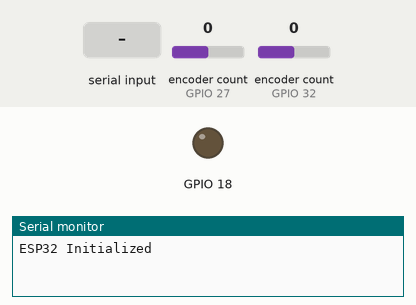
This program was run on a simulated ESP32. Parts: output pins drawn as LEDs (lit = HIGH), the last lines printed to the serial monitor. Inputs (shaded band) come from the test bench; at power-on: encoder count (sensors on GPIO 27, GPIO 32) 0.

Above: at 1.2 s.
1.3 s: "t" received over Serial
At 1.45 s:
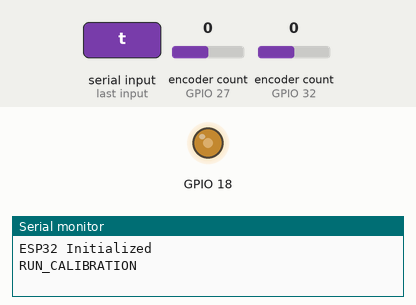
At 6.7 s:
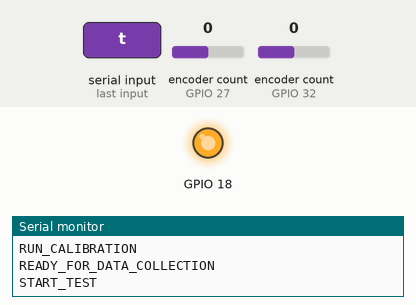
Timing chart, 0 to 12.2 s (numbered marks = the images above; inputs shaded):
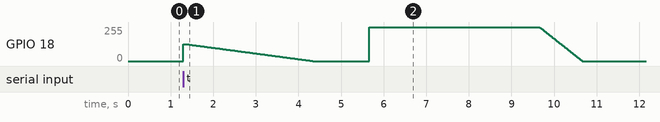

The program:

main.cpp
```cpp
#include <Arduino.h>
#include "Test.hpp"
#include "WheelSpeedEncoder.hpp"
#include "SwivelEncoder.hpp"
#include "MotorController.hpp"

//----------------------------------------SETTINGS----------------------------------------

//----------PARAMETERS----------
float wheel_diameter_mm = 30;
float wheel_width_mm = 30;
float motor_voltage = 12;
float distance_from_center_to_wheel_mm = 315;
String material_type = "TPU";

//--------TEST SETTINGS---------
float motor_speed = 100;
float acceleration_time = 0;

//----------------------------------------------------------------------------------------

MotorController motor(18, motor_voltage);
WheelSpeedEncoder wheel_encoder(32, 33, 1000, 0.25, wheel_diameter_mm);
SwivelEncoder swivel_encoder(27, 14, 500, 2, distance_from_center_to_wheel_mm);

Test test(motor,
          wheel_encoder,
          swivel_encoder,
          wheel_diameter_mm,
          wheel_width_mm,
          motor_voltage,
          distance_from_center_to_wheel_mm,
          material_type);

bool test_triggered = false;

void setup() {
    Serial.begin(115200);
    Serial.println("ESP32 Initialized");
}

void run_test() {
    test.run_main_test(motor_speed, acceleration_time);
}

void loop() {
    if (Serial.available() > 0) {
        char command = Serial.read();
        if (command == 't') {
            test_triggered = true;
        }
    }

    if (test_triggered) {
        run_test();
        test_triggered = false;
    }
}
```

MotorController.hpp
```cpp
#ifndef DEKKTESTER_MOTORCONTROLLER_HPP
#define DEKKTESTER_MOTORCONTROLLER_HPP

#include <Arduino.h>

class MotorController {
private:
    int pwm_pin;
    float max_voltage;
    const int freq = 5000; // Frequency for PWM signal
    const int ledChannel = 0; // Use channel 0 for PWM
    const int resolution = 8; // 8-bit resolution, 0-255
    float current_speed_percentage = 0; // Tracks the last speed percentage set
    bool is_motor_on = false; // Tracks the motor state

public:
    MotorController(int pin, float voltage) : pwm_pin(pin), max_voltage(voltage) {
        // Configure PWM for the motor control pin
        ledcSetup(ledChannel, freq, resolution);
        ledcAttachPin(pwm_pin, ledChannel);
    }

    void set_voltage(float voltage) {
        max_voltage = voltage;
    }

    void speed(float target_percentage, unsigned int duration_seconds) {
        unsigned long end_time = millis() + (duration_seconds * 1000);
        float initial_percentage = current_speed_percentage;

        while (millis() < end_time) {
            unsigned long elapsed_time = millis() - (end_time - duration_seconds * 1000);
            float progress = static_cast<float>(elapsed_time) / (duration_seconds * 1000.0);
            float new_percentage = initial_percentage + (progress * (target_percentage - initial_percentage));
            set_speed(new_percentage);
            delay(10); // Small delay to ensure smoother transition
        }
        current_speed_percentage = target_percentage; // Update the current speed for next adjustment
        set_speed(target_percentage); // Ensure target speed is set at the end
    }

    void set_speed(float percentage) {
        if (percentage < 0) percentage = 0;
        if (percentage > 100) percentage = 100;
        // Calculate PWM value considering the voltage scaling
        int pwmValue = static_cast<int>((percentage / 100.0) * 255.0 * (max_voltage / 12.0));
        ledcWrite(ledChannel, pwmValue);
        // Update motor state
        is_motor_on = (percentage > 0);
    }

    bool is_motor_running() const {
        return is_motor_on;
    }
};
#endif //DEKKTESTER_MOTORCONTROLLER_HPP
```

SwivelEncoder.hpp
```cpp
#ifndef DEKKTESTER_SWIVEL_ENCODER_HPP
#define DEKKTESTER_SWIVEL_ENCODER_HPP

#include <Arduino.h>
#include <ESP32Encoder.h>

class SwivelEncoder {
private:
    int64_t previous_position = 0;
    unsigned long previous_time = 0;
    float gear_ratio;
    int ppr;
    float distance_from_center_to_wheel_mm;
    float total_distance_m = 0;

public:
    SwivelEncoder(int pin_a, int pin_b, int ppr, float gear_ratio, float distance_from_center_to_wheel_mm)
            : ppr(ppr),
              gear_ratio(gear_ratio),
              distance_from_center_to_wheel_mm(distance_from_center_to_wheel_mm)
    {
        encoder.attachSingleEdge(pin_a, pin_b);
        previous_position = encoder.getCount();
        previous_time = millis();
    }

    void set_distance_from_center_to_wheel(float distance) {
        distance_from_center_to_wheel_mm = distance;
    }

    float get_total_distance_m() {
        int64_t current_position = encoder.getCount();
        float angle_radians = (current_position - previous_position) * 2 * PI / static_cast<float>(ppr);
        previous_position = current_position;

        float distance_moved = (distance_from_center_to_wheel_mm / 1000.0) * angle_radians / gear_ratio;
        total_distance_m += abs(distance_moved);

        return abs(total_distance_m);
    }

    void reset_distance() {
        encoder.clearCount();
        total_distance_m = 0;
    }

    ESP32Encoder encoder;
};

#endif // DEKKTESTER_SWIVEL_ENCODER_HPP
```

Test.hpp
```cpp
#ifndef DEKKTESTER_TEST_HPP
#define DEKKTESTER_TEST_HPP

#include "MotorController.hpp"
#include "WheelSpeedEncoder.hpp"
#include "SwivelEncoder.hpp"

#define MAX_DATA_POINTS 1000 // Maximum number of data points to collect

class Test {
private:
    MotorController& motor_;
    WheelSpeedEncoder& wheel_encoder_;
    SwivelEncoder& swivel_encoder_;
    float wheel_diameter_mm_;
    float wheel_width_mm_;
    float motor_voltage_;
    float distance_from_center_to_wheel_mm_;
    String material_type_;
    const unsigned int pre_motor_start_delay_ms_ = 1000; // Time before motor starts after test begins
    const unsigned int test_duration_ms_ = 5000; // Total duration of the test

    struct DataPoint {
        float wheel_position;
        float swivel_position;
        unsigned long timestamp;
    } data_points_[MAX_DATA_POINTS];
    int num_data_points_ = 0; // Current number of data points collected

public:
    Test(MotorController& motor, WheelSpeedEncoder& wheel_encoder, SwivelEncoder& swivel_encoder,
         float wheel_diameter_mm, float wheel_width_mm, float motor_voltage,
         float distance_from_center_to_wheel_mm, String material_type)
            : motor_(motor), wheel_encoder_(wheel_encoder), swivel_encoder_(swivel_encoder),
              wheel_diameter_mm_(wheel_diameter_mm), wheel_width_mm_(wheel_width_mm),
              motor_voltage_(motor_voltage), distance_from_center_to_wheel_mm_(distance_from_center_to_wheel_mm),
              material_type_(material_type) {}

    void calibrate() {
        motor_.speed(50, 0); // Example calibration step
        delay(50);
        motor_.speed(0, 3); // Stop motor after brief run
        delay(300); // Stabilization delay

        // Reset distance for both wheel and swivel encoders
        swivel_encoder_.reset_distance();
        wheel_encoder_.reset_distance();
    }

    void run_main_test(float speed_percent, unsigned int acceleration_time_s) {
        // Serial communication for calibration and test start
        Serial.println("RUN_CALIBRATION");
        calibrate();
        Serial.println("READY_FOR_DATA_COLLECTION");
        Serial.println("START_TEST");

        unsigned long test_start_time = millis();
        unsigned long motor_start_time = test_start_time + pre_motor_start_delay_ms_;
        unsigned long next_data_collection_time = test_start_time;
        unsigned long current_time = 0;

        while (true) {
            current_time = millis();

            // Start motor only after 1 second into the test
            if (current_time >= motor_start_time && !motor_.is_motor_running()) {
                motor_.speed(speed_percent, acceleration_time_s);
            }

            if (current_time >= next_data_collection_time) {
                collect_data(current_time - test_start_time);
                next_data_collection_time += 50; // Collect data every 100ms
            }

            // Check if the test duration has been reached
            if (current_time - test_start_time >= test_duration_ms_) {
                break;  // Exit the loop when the test duration is reached
            }
        }

        // Stop motor at the end of the test
        motor_.speed(0, 1);
        Serial.println("END_TEST");

        // Serial communication to send collected data to CSV
        send_data_to_serial();
    }

    void collect_data(unsigned long elapsed_time) {
        // Collect data points into the array
        data_points_[num_data_points_].wheel_position = wheel_encoder_.get_total_distance_m();
        data_points_[num_data_points_].swivel_position = swivel_encoder_.get_total_distance_m();
        data_points_[num_data_points_].timestamp = elapsed_time;

        // Increment the number of data points collected
        num_data_points_++;

        // Ensure not to exceed the maximum number of data points
        if (num_data_points_ >= MAX_DATA_POINTS) {
            Serial.println("Max data points reached. Stopping data collection.");
            while (true) {
                // Do nothing, or implement some error handling
            }
        }
    }

    void send_data_to_serial() {

        Serial.println("---------------start---------------");

        Serial.println("Parameters:");
        Serial.print("Wheel Diameter (mm): ");
        Serial.println(wheel_diameter_mm_);
        Serial.print("Wheel Width (mm): ");
        Serial.println(wheel_width_mm_);
        Serial.print("Motor Voltage (V): ");
        Serial.println(motor_voltage_);
        Serial.print("Distance From Center to Wheel (mm): ");
        Serial.println(distance_from_center_to_wheel_mm_);
        Serial.print("Material Type: ");
        Serial.println(material_type_);
        Serial.println();

        // Serial communication to print data headers
        Serial.println("Timestamp (ms),Wheel Position (m),Swivel Position (m)");

        // Serial communication to print collected data
        for (int i = 0; i < num_data_points_; ++i) {
            Serial.print(data_points_[i].timestamp);
            Serial.print(",");
            Serial.print(data_points_[i].wheel_position);
            Serial.print(",");
            Serial.println(data_points_[i].swivel_position);
        }

        // Serial communication to print delimiter line after data
        Serial.println("---------------end---------------");
    }
};

#endif // DEKKTESTER_TEST_HPP
```

WheelSpeedEncoder.hpp
```cpp
#ifndef DEKKTESTER_WHEELSPEEDENCODER_HPP
#define DEKKTESTER_WHEELSPEEDENCODER_HPP

#include <Arduino.h>
#include <ESP32Encoder.h>

class WheelSpeedEncoder {
private:
    int64_t previous_position = 0;
    int ppr;
    float gear_ratio;
    float wheel_diameter_mm;
    float total_distance_m = 0;

public:
    WheelSpeedEncoder(int pin_a, int pin_b, int ppr, float gear_ratio, float wheel_diameter_mm)
            : ppr(ppr),
              gear_ratio(gear_ratio),
              wheel_diameter_mm(wheel_diameter_mm)
    {
        encoder.attachSingleEdge(pin_a, pin_b);
        previous_position = encoder.getCount();
    }

    void set_wheel_diameter(float wheel_diameter) {
        wheel_diameter_mm = wheel_diameter;
    }

    float get_total_distance_m() {
        int64_t current_position = encoder.getCount();
        float rotations = (current_position - previous_position) / static_cast<float>(ppr);
        previous_position = current_position;

        float distance_moved = rotations * (PI * (wheel_diameter_mm / 1000.0)) / gear_ratio;
        total_distance_m += abs(distance_moved);

        return abs(total_distance_m);
    }

    void reset_distance() {
        encoder.clearCount();
        total_distance_m = 0;
    }

    ESP32Encoder encoder;
};

#endif // DEKKTESTER_WHEELSPEEDENCODER_HPP
```
